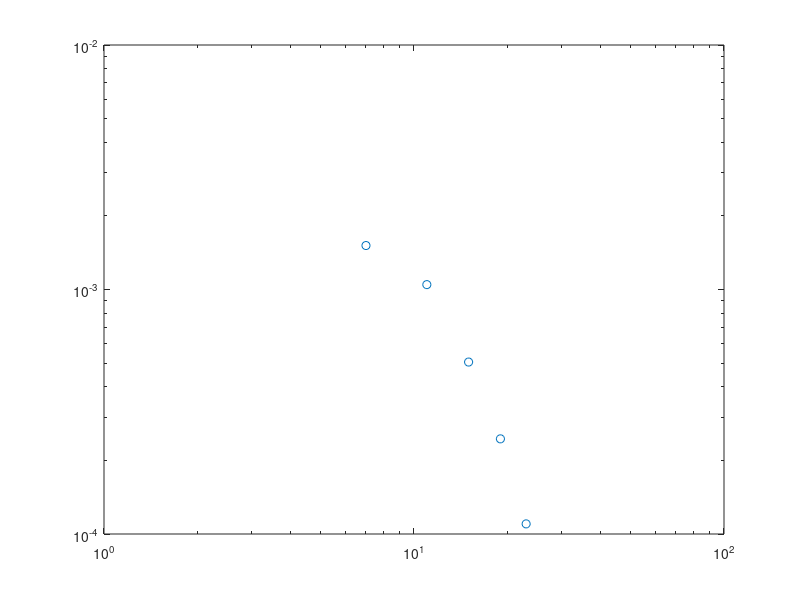

The MATLAB script that drew this image: (Note: this script raises an error after producing the figure.)
Lx = [16,24, 32, 40, 48];
distance = [7, 11,  15, 19, 23];
SC = [0.001513, 0.001047,0.000505, 0.000245, 1.1e-4];
%15: 6.1e-4
% 9: 1.026e-3
h1 = loglog(distance, SC,'o');hold on;

p = fit(log(distance(1:3)'),log(SC(1:3)'),'poly1');
fprintf('Ksc=%.5f\n',-p.p1);
x = fit_x(1):0.5:fit_x(end);
fl=loglog(distance,exp(p.p2)*distance.^p.p1,'-.');
T=text(8,4.5e-3,['$K_{sc}=',num2str(-p.p1),'$']);
set(T,'Interpreter','latex');set(T,'Fontsize',28);



set(gca,'fontsize',24);
set(gca,'linewidth',1.5);
set(h1,'markersize',10);
set(get(gca,'Children'),'linewidth',3); % Set line width 1.5 pounds
xlabel('$x$','Interpreter','latex');
ylabel('singlet pair correlation','Interpreter','latex');
set(get(gca,'XLabel'),'FontSize',24); 
set(get(gca,'YLabel'),'FontSize',24); 
